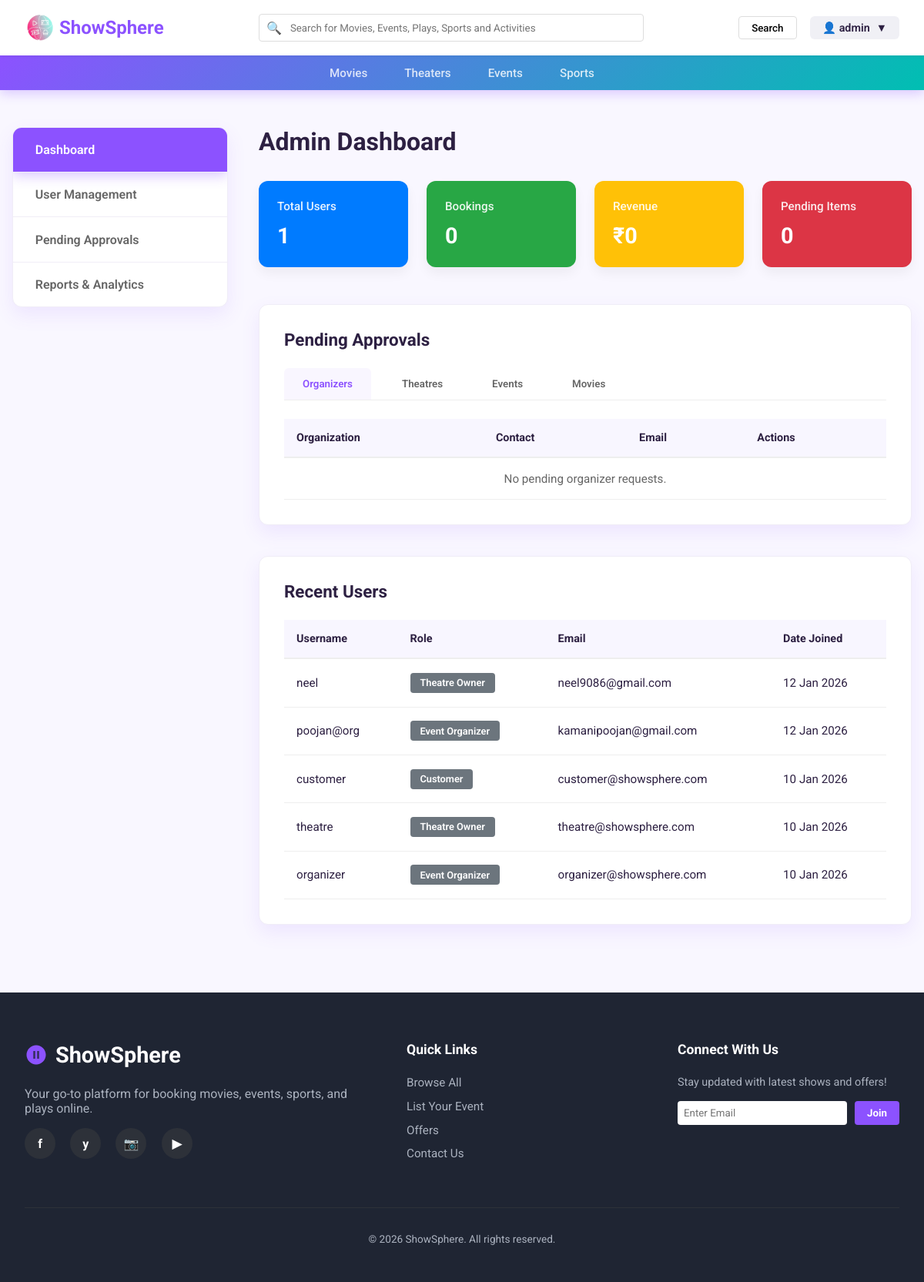
Screenshot of /admin-panel/ (signed in) with the database file from the repository.
### booking/models.py (models this page shows, shortened)
class CustomUser(AbstractUser):
    ROLE_CHOICES = [
        ('customer', 'Customer'),
        ('organizer', 'Event Organizer'),
        ('theatre_owner', 'Theatre Owner'),
        ('admin', 'Admin'),
    ]
    role = models.CharField(max_length=20, choices=ROLE_CHOICES, default='customer')
    city = models.ForeignKey('City', on_delete=models.SET_NULL, null=True, blank=True)
    phone = models.CharField(max_length=15, blank=True)
    email_verified = models.BooleanField(default=False)
    verification_token = models.CharField(max_length=100, blank=True)

### booking/views.py (the view)
# urls.py: path('admin-panel/', views.admin_dashboard, name='admin_dashboard'),
@admin_required
def admin_dashboard(request):
    pending_organizers_qs = OrganizerProfile.objects.filter(status='pending')
    pending_theatres_qs = TheatreOwnerProfile.objects.filter(status='pending')
    pending_events_qs = Event.objects.filter(status='pending').select_related('organizer', 'category')
    pending_movies_qs = Movie.objects.filter(status='pending').select_related('theatre_owner', 'language')
    pending_organizers_count = pending_organizers_qs.count()
    pending_theatres_count = pending_theatres_qs.count()
    pending_events_count = pending_events_qs.count()
    pending_movies_count = pending_movies_qs.count()
    pending_approvals = pending_organizers_count + pending_theatres_count + pending_events_count + pending_movies_count
    total_users = CustomUser.objects.filter(role='customer').count()
    total_bookings = Booking.objects.filter(payment_status='completed').count()
    total_revenue = Booking.objects.filter(payment_status='completed').aggregate(
        total=Sum('total_amount')
    )['total'] or 0
    recent_users = CustomUser.objects.order_by('-date_joined')[:5]
    context = {
        'pending_organizers': pending_organizers_qs,
        'pending_theatres': pending_theatres_qs,
        'pending_events': pending_events_qs,
        'pending_movies': pending_movies_qs,
        'pending_approvals': pending_approvals,
        'total_users': total_users,
        'total_bookings': total_bookings,
        'total_revenue': total_revenue,
        'recent_users': recent_users,
    }
    return render(request, 'admin_panel/dashboard.html', context)

### templates/admin_panel/dashboard.html (shortened to what this page needs)
{% load static %}
<!DOCTYPE html>
<html lang="en">
<head>
</head>
<body>
    <header class="header">
        <a href="{% url 'booking:home' %}" class="logo">
            <img src="{% static 'css/showspere.png' %}" alt="Logo" width="40" height="40">
            <span>ShowSphere</span>
        </a>
        <div class="search-bar">
            <span class="search-icon">🔍</span>
            <input type="text" placeholder="Search for Movies, Events, Plays, Sports and Activities">
        </div>
        <div class="auth-buttons">
            <button class="btn"
                style="background:transparent; border:1px solid #ddd; padding:0.4rem 1rem; border-radius:4px; font-weight:500;">Search</button>
            <div class="profile-dropdown">
                👤 {{ request.user.username }} <span>▼</span>
            </div>
        </div>
    </header>
    <nav class="nav-bar">
        <ul class="nav-links">
            <li><a href="{% url 'booking:home' %}">Movies</a></li>
            <li><a href="#">Theaters</a></li>
            <li><a href="#">Events</a></li>
            <li><a href="#">Sports</a></li>
        </ul>
    </nav>
    <main class="main-layout">
        <aside class="sidebar">
            <ul class="sidebar-menu">
                <li class="sidebar-item active"><a href="{% url 'booking:admin_dashboard' %}">Dashboard</a></li>
                <li class="sidebar-item"><a href="#users">User Management</a></li>
                <li class="sidebar-item"><a href="#approvals">Pending Approvals</a></li>
                <li class="sidebar-item"><a href="#">Reports & Analytics</a></li>
            </ul>
        </aside>
        <section class="content">
            <div class="page-header">
                <h1>Admin Dashboard</h1>
            </div>
            <div class="stats-grid">
                <div class="stat-card blue">
                    <div class="stat-label">Total Users</div>
                    <div class="stat-value">{{ total_users }}</div>
                </div>
                <div class="stat-card green">
                    <div class="stat-label">Bookings</div>
                    <div class="stat-value">{{ total_bookings }}</div>
                </div>
                <div class="stat-card yellow">
                    <div class="stat-label">Revenue</div>
                    <div class="stat-value">₹{{ total_revenue|floatformat:0 }}</div>
                </div>
                <div class="stat-card red">
                    <div class="stat-label">Pending Items</div>
                    <div class="stat-value">{{ pending_approvals }}</div>
                </div>
            </div>
            <div class="section-container">
                <h2 class="section-title" id="approvals">Pending Approvals</h2>
                <div class="tabs">
                    <button class="tab active" onclick="switchTab(event, 'organizers')">Organizers</button>
                    <button class="tab" onclick="switchTab(event, 'theatres')">Theatres</button>
                    <button class="tab" onclick="switchTab(event, 'events')">Events</button>
                    <button class="tab" onclick="switchTab(event, 'movies')">Movies</button>
                </div>
                <div id="organizers" style="display: block;">
                    <table class="data-table">
                        <thead>
                            <tr>
                                <th>Organization</th>
                                <th>Contact</th>
                                <th>Email</th>
                                <th>Actions</th>
                            </tr>
                        </thead>
                        <tbody>
                            {% for organizer in pending_organizers %}
                            <tr>
                                <td>{{ organizer.organization_name }}</td>
                                <td>{{ organizer.contact_person }}</td>
                                <td>{{ organizer.user.email }}</td>
                                <td>
                                    <a href="{% url 'booking:approve_organizer' organizer.id %}"
                                        class="btn-approve">Approve</a>
                                    <a href="{% url 'booking:reject_organizer' organizer.id %}"
                                        class="btn-reject">Reject</a>
                                </td>
                            </tr>
                            {% empty %}
                            <tr>
                                <td colspan="4" class="empty-state">No pending organizer requests.</td>
                            </tr>
                            {% endfor %}
                        </tbody>
                    </table>
                </div>
            </div>
            <div class="section-container">
                <h2 class="section-title" id="users">Recent Users</h2>
                <table class="data-table">
                    <thead>
                        <tr>
                            <th>Username</th>
                            <th>Role</th>
                            <th>Email</th>
                            <th>Date Joined</th>
                        </tr>
                    </thead>
                    <tbody>
                        {% for user in recent_users %}
                        <tr>
                            <td>{{ user.username }}</td>
                            <td><span class="badge role">{{ user.get_role_display }}</span></td>
                            <td>{{ user.email }}</td>
                            <td>{{ user.date_joined|date:"d M Y" }}</td>
                        </tr>
                        {% endfor %}
                    </tbody>
                </table>
            </div>
        </section>
    </main>
    <footer class="footer">
        <div class="footer-content">
            <div class="footer-section">
                <div class="footer-logo">
                    <svg width="30" height="30" viewBox="0 0 24 24" fill="none" xmlns="http://www.w3.org/2000/svg">
                        <circle cx="12" cy="12" r="10" fill="#8C52FF" fill-opacity="0.2" />
                        <path
                            d="M12 2C6.48 2 2 6.48 2 12s4.48 10 10 10 10-4.48 10-10S17.52 2 12 2zm-1 14H9V8h2v8zm4 0h-2V8h2v8z"
                            fill="#8C52FF" />
                    </svg>
                    ShowSphere
                </div>
                <p>Your go-to platform for booking movies, events, sports, and plays online.</p>
                <div class="social-links">
                    <div class="social-circle">f</div>
                    <div class="social-circle">y</div>
                    <div class="social-circle">📷</div>
                    <div class="social-circle">▶</div>
                </div>
            </div>
            <div class="footer-section">
                <h3>Quick Links</h3>
                <ul class="footer-links">
                    <li>Browse All</li>
                    <li>List Your Event</li>
                    <li>Offers</li>
                    <li>Contact Us</li>
                </ul>
            </div>
            <div class="footer-section">
                <h3>Connect With Us</h3>
                <p style="font-size: 0.9rem; margin-bottom: 1rem;">Stay updated with latest shows and offers!</p>
                <div style="display:flex; gap:10px;">
                    <input type="email" placeholder="Enter Email"
                        style="padding:0.5rem; border-radius:4px; border:none; flex:1;">
                    <button
                        style="background:var(--primary-color); color:white; border:none; padding:0.5rem 1rem; border-radius:4px; font-weight:700;">Join</button>
                </div>
            </div>
        </div>
        <div class="footer-bottom">
            &copy; 2026 ShowSphere. All rights reserved.
        </div>
    </footer>
</body>
</html>

### rows the page displays
CustomUser: user.username "admin"
CustomUser: username "neel", role "Theatre Owner", email "neel9086@gmail.com", date_joined "12 Jan 2026"
CustomUser: username "poojan@org", role "Event Organizer", email "kamanipoojan@gmail.com", date_joined "12 Jan 2026"
CustomUser: username "customer", role "Customer", email "customer@showsphere.com", date_joined "10 Jan 2026"
CustomUser: username "theatre", role "Theatre Owner", email "theatre@showsphere.com", date_joined "10 Jan 2026"
CustomUser: username "organizer", role "Event Organizer", email "organizer@showsphere.com", date_joined "10 Jan 2026"

### other values shown
{{ total_users }} "1"
{{ total_bookings }} "0"
{{ total_revenue|floatformat:0 }} "0"
{{ pending_approvals }} "0"
